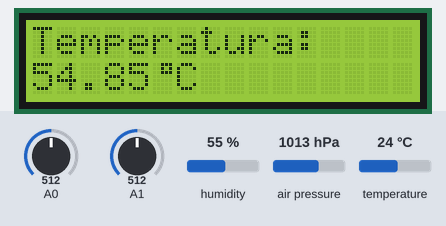
Recording of a sketch running on a simulated Arduino Uno, built with avr-gcc and run on an emulated ATmega328P. Shown: 16×2 character LCD. The test bench sets the inputs (shaded band); at power-on: humidity 55 %, air pressure 1013 hPa, A0 = 512, A1 = 512, temperature 24 °C.

Above: at 9.3 s.
9.4 s: humidity set to 22 %
At 11.4 s:
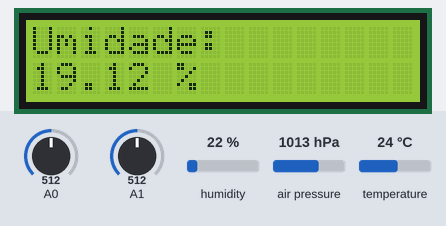
21.8 s: air pressure set to 952 hPa
At 23.7 s:
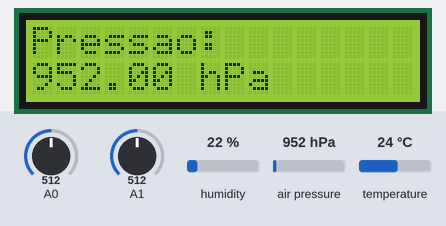
27.8 s: A0 set to 716
At 33.4 s:
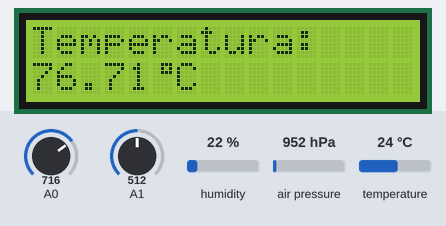
36.0 s: A1 set to 716
At 37.1 s:
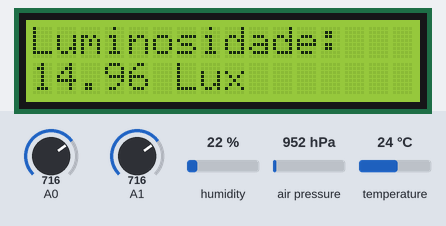
42.0 s: humidity set to 40 %
At 43.2 s:
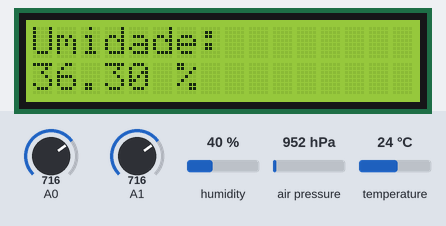
48.0 s: air pressure set to 975 hPa
At 55.4 s:
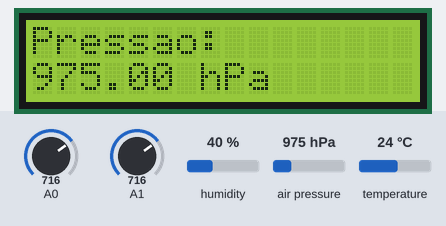
Timing chart, 0 to 56.9 s (numbered marks = the images above; inputs shaded):
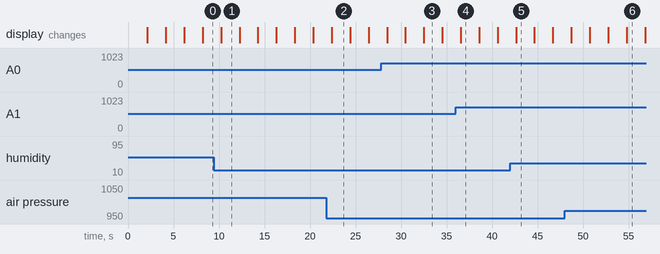

Measured:
- what the display in image 1 shows lasts 2.1 s, from 10.2 s to 12.3 s

The sketch:

Estacao_Metereologica.ino
```cpp
// Incluindo as bibliotecas necessárias
#include <Wire.h>
#include <Adafruit_Sensor.h>
#include <DHT.h>
#include <DHT_U.h>
#include <Adafruit_BMP280.h>
#include <LiquidCrystal_I2C.h>

// Definindo constantes do código
LiquidCrystal_I2C lcd(0x27, 16, 2);
Adafruit_BMP280 bmp;
const int DHT_pino = 7;
DHT dht(DHT_pino, DHT22);
uint8_t SimboloGrau[] = {0x07,0x05,0x07,0x00,0x00,0x00,0x00,0x00};
uint8_t SimboloOhm[] = {0x00,0x00,0x0E,0x0A,0x1B,0x00,0x00,0x00};

float Temperatura, umid;
int le_lum; float tensao, res, Luminosidade;

// Criando função que mostra os nomes dos integrantes, série e o nome do projeto.
void NomesTurmaProjeto(){
  lcd.clear();
  lcd.setCursor(0, 0);
  lcd.print("Felipe Catapano");
  lcd.setCursor(0, 1);
  lcd.print("Thomas Chabro");
  delay(2000);
  lcd.clear();
  lcd.setCursor(0, 0);
  lcd.print("Enzo Cunha");
  lcd.setCursor(0, 1);
  lcd.print("Felipe Drummond");
  delay(2000);
  lcd.clear();
  lcd.print("TURMA B");
  delay(2000);
  lcd.clear();
  lcd.setCursor(0, 0);
  lcd.print("Projeto Estacao");
  lcd.setCursor(0, 1);
  lcd.print("Metereologica!");
  delay(2000);
}

void setup() {
  analogReference(INTERNAL);
  dht.begin();
  bmp.begin(0x76);
  lcd.init();
  lcd.backlight();
  lcd.createChar(0, SimboloGrau);
  lcd.createChar(1, SimboloOhm);
  NomesTurmaProjeto();
}

void loop() {
  // Medindo a temperatura (Sensor LM35)
  int bin = analogRead(A0);
  // Convertendo o valor lido para uma tensão
  float ddp = (bin*1.1)/1023.0;
  // Calculando a temperatura junto com sua calibração
  Temperatura = ddp * 99.62571869 + 0.0057542347;
  // Lendo a temperatura no display LCD
  lcd.clear();
  lcd.setCursor(0, 0);
  lcd.print ("Temperatura: ");
  lcd.setCursor (0, 1);
  lcd.print (Temperatura);
  lcd.write(0);
  lcd.print("C");
  delay(2000);

  // Medindo a umidade (Sensor DHT22)
  float le_umid = dht.readHumidity();
  umid = le_umid*0.954248905 -1.870287298;
  // Lendo a umidade no display LCD
  lcd.clear();
  lcd.setCursor(0, 0);
  lcd.print ("Umidade: ");
  lcd.setCursor (0, 1);
  lcd.print (umid);
  lcd.print(" %");
  delay(2000);

  // Medindo a luminosidade
  le_lum = analogRead(A1);
  tensao = (le_lum/1023.0)*1.1;
  res = tensao*100000.0/(5.0 - tensao);
  Luminosidade = pow(10, 6.5 - 1.25*log10(res));
  // Lendo a luminosidade no display LCD
  lcd.clear();
  lcd.setCursor(0, 0);
  lcd.print ("Luminosidade: ");
  lcd.setCursor (0, 1);
  lcd.print(Luminosidade);
  lcd.print(" Lux");
  delay(2000);

  // Medindo a pressão
  float press = (bmp.readPressure())/100.0;
  // Lendo a luminosidade no display LCD
  lcd.clear();
  lcd.setCursor (0, 0);
  lcd.print("Pressao: ");
  lcd.setCursor (0, 1);
  lcd.print (press);
  lcd.print(" hPa");
  delay(2000);
}
```
